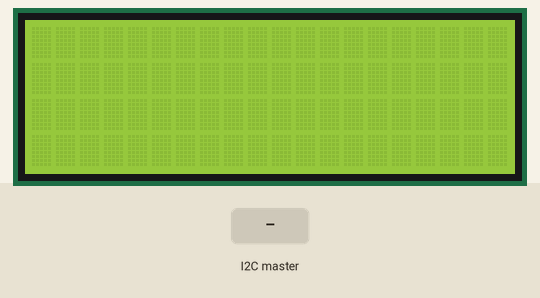
The sketch below on a simulated Arduino Uno, built with avr-gcc and run on an emulated ATmega328P. On the bench: 20×4 character LCD. The test bench sets the inputs (shaded band). What the sketch prints to the serial monitor is not drawn.

Above: at 1.2 s.
1.3 s: the I2C master sends the byte 1
At 2.0 s:
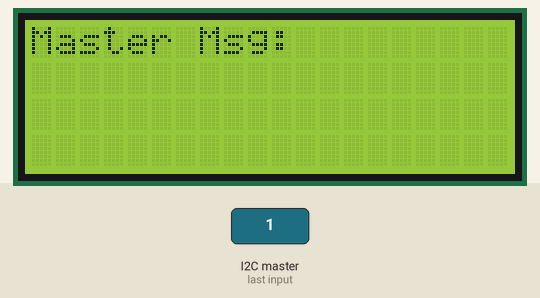
2.8 s: the I2C master sends the byte 0
4.3 s: the I2C master sends the byte 2
5.8 s: the I2C master sends the byte 90
7.3 s: the I2C master sends the byte 200
Timing chart, 0 to 9.8 s (numbered marks = the images above; inputs shaded):
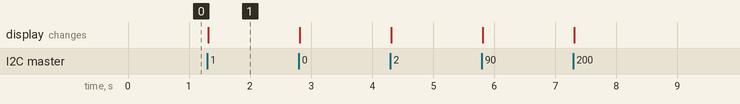

Measured:
- after the input at 1.3 s, the display: changes at once (image 1)

The sketch:

SlaveTest5.ino
```cpp
#include <Wire.h>
#include <LiquidCrystal_I2C.h>

// Define the LM35 sensor pin and the stop button pin
const int tempPin = A0;
const int slaveAddress = 8; // I²C address of this slave

// Initialize the LCD (address 0x27 and 16x2 size)
LiquidCrystal_I2C lcd(0x27, 20, 4);

void setup() {
    Wire.begin(slaveAddress); // Join I²C bus with slave address
    Wire.onRequest(requestEvent); // Register function to send data
    Wire.onReceive(receiveEvent); // Register function to receive data
    pinMode(tempPin, INPUT);
    Serial.begin(9600); // For debugging
    lcd.begin(20,4);       // Initialize the LCD
    lcd.backlight();   // Turn on the LCD backlight
    lcd.clear();       // Clear any existing text on the LCD
}

// Function to read temperature from LM35
float readTemperature() {
    int sensorValue = analogRead(tempPin);
    float voltage = sensorValue * (5.0 / 1023.0); // Convert to voltage
    float temperature = voltage * 100; // LM35 outputs 10 mV/°C
    return temperature;
}

// Function to send data to the master
void requestEvent() {
    float temp = readTemperature();
    int tempInt = static_cast<int>(temp * 100); // Send temperature as an integer (scaled by 100)
    Wire.write((tempInt >> 8) & 0xFF); // Send high byte
    Wire.write(tempInt & 0xFF);       // Send low byte
    Serial.print("Sent temperature to master: ");
    Serial.println(temp);
}

// Function to handle data received from master
void receiveEvent(int numBytes) {
    lcd.clear(); // Clear LCD before displaying new message
    String message = ""; // Buffer for the received data

    while (Wire.available()) {
        char c = Wire.read(); // Read each byte from the master
        message += c; // Append it to the message string
    }

    // Display the received message on the LCD and in Serial Monitor
    Serial.print("Message from master: ");
    Serial.println(message);
    lcd.setCursor(0, 0); // Start at the first row and column of the LCD
    lcd.print("Master Msg:");
    lcd.setCursor(0, 1); // Move to the second row of the LCD
    lcd.print(message);
}

void loop() {
    // The slave operates passively, waiting for master requests or button presses
}
```
